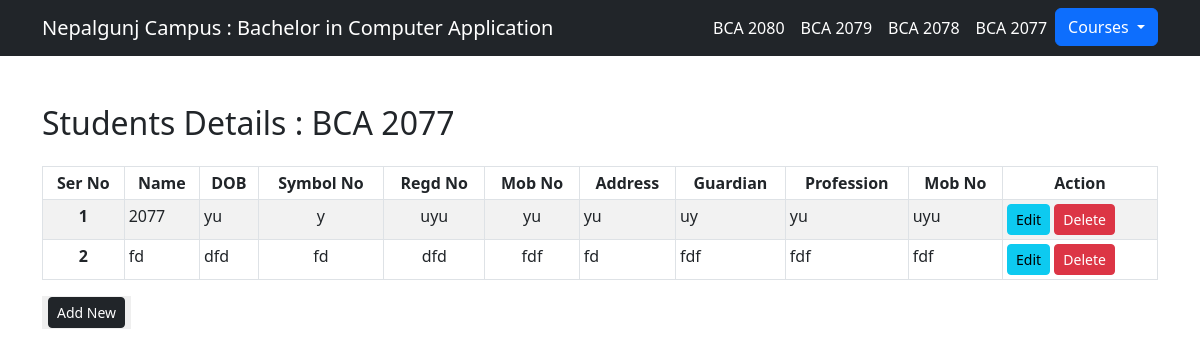
/bca/bca77, run on the app's committed database.
### bca/models.py (models this page shows, shortened)
class Bca_2077(models.Model):
    name = models.CharField(max_length=50)
    dob = models.CharField(max_length=30)
    symbol = models.CharField(max_length=20)
    reg = models.CharField(max_length=50)
    mob = models.CharField(max_length=10)
    add = models.CharField(max_length=60)
    guardian = models.CharField(max_length=50)
    prof = models.CharField(max_length=50)
    mobs = models.CharField(max_length=10)
    class Meta:
        db_table = "bca2077"

### bca/views.py (the view)
# urls.py: path("/bca77", views.bca77, name="bca77"),
def bca77(request):
    da = Bca_2077.objects.all()
    return render(request, "bca/bca77.html", {'da':da})

### bca/templates/bca/bca77.html (shortened to what this page needs)
{% extends 'bca/base.html' %}
 {% block title %}
<link rel="stylesheet" href="https://cdn.datatables.net/2.1.8/css/dataTables.dataTables.css" />
<link rel="stylesheet" href="//cdn.datatables.net/2.1.8/css/dataTables.dataTables.min.css">
  {% endblock %}
{% block content %}
  <body>
    <div class="container" >
        <h2 class="mb-4 mt-5">Students Details : BCA 2077</h2>
         <table class="table table-striped table table-bordered table-hover table-sm font-size: smaller" id="myTable">
            <thead>
                <tr>
                    <th scope="col" style="text-align: center">Ser No</th>
                    <th scope="col" style="text-align: center">Name</th>
                    <th scope="col" style="text-align: center">DOB</th>
                    <th scope="col" style="text-align: center">Symbol No</th>
                    <th scope="col" style="text-align: center">Regd No</th>
                    <th scope="col" style="text-align: center">Mob No</th>
                    <th scope="col" style="text-align: center">Address</th>
                    <th scope="col" style="text-align: center">Guardian</th>
                    <th scope="col" style="text-align: center">Profession</th>
                    <th scope="col" style="text-align: center">Mob No</th>
                    <th scope="col" style="text-align: center">Action</th>
                </tr>
            </thead>
            <tbody>
                 {% for dq in da %}
                <tr>
                    <th scope="row" style="text-align: center">{{forloop.counter}}</th>
                    <td>{{dq.name}}</td>
                    <td>{{dq.dob}}</td>
                    <td style="text-align: center">{{dq.symbol}}</td>
                    <td style="text-align: center">{{dq.reg}}</td>
                    <td style="text-align: center">{{dq.mob}}</td>
                    <td>{{dq.add}}</td>
                    <td>{{dq.guardian}}</td>
                    <td>{{dq.prof}}</td>
                    <td>{{dq.mobs}}</td>
                    <td>
                         <a href="{% url 'editbca77' dq.id %}" class="btn btn-info btn-sm">Edit</a>
                        <form action="{% url 'delbca77' dq.id %}" method="post" class="d-inline">
                            <input type="submit" class="btn btn-danger btn-sm" value="Delete">
                        </form>
                    </td>
                </tr>
                {% endfor %}
            </tbody>
        </table>
            <button style="border: none">
            <a class="btn btn-dark btn-sm" style="text-align:center" href="{% url 'formbca77' %}">Add New</a>
            </button>
    </div>
{% endblock %}

### data on the page
Bca_2077: name "2077", dob "yu", symbol "y", reg "uyu", mob "yu", add "yu", guardian "uy", prof "yu", mobs "uyu"
Bca_2077: name "fd", dob "dfd", symbol "fd", reg "dfd", mob "fdf", add "fd", guardian "fdf", prof "fdf", mobs "fdf"
